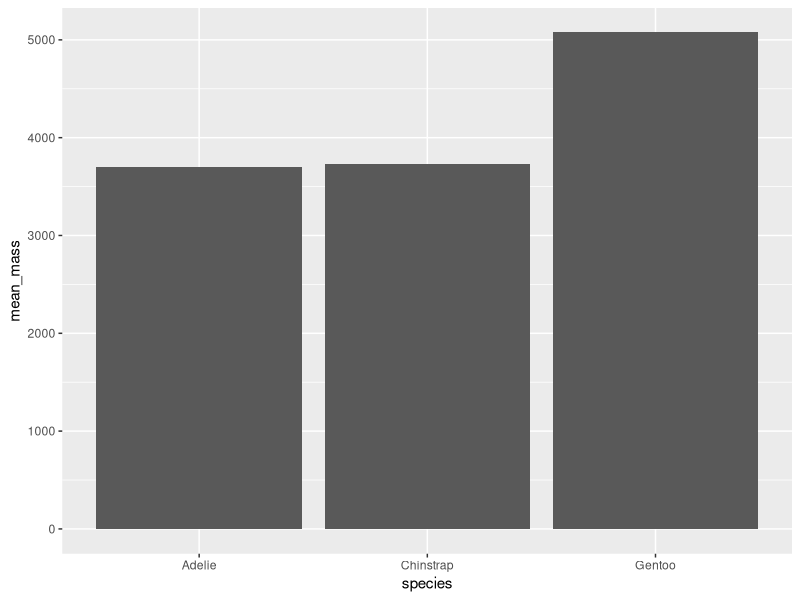
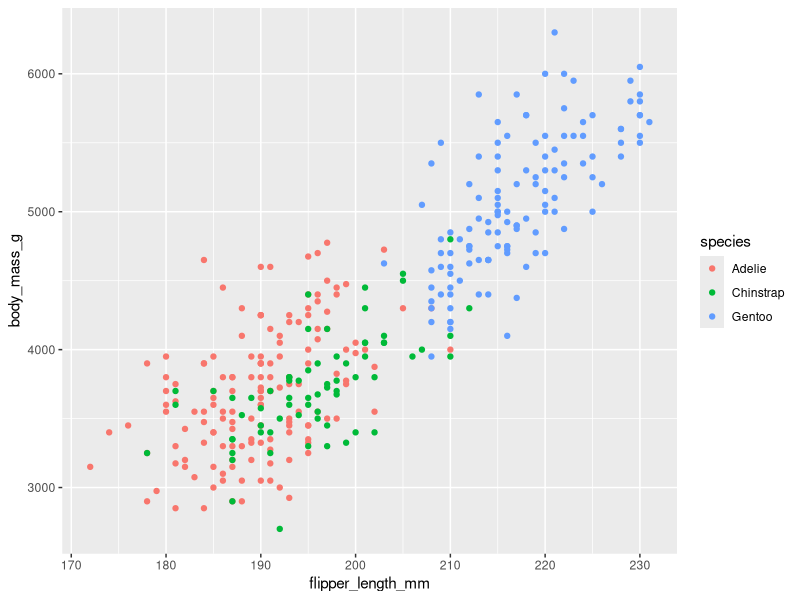

Write the R code that produced these figures, in order.
## ---- chunk 1
#| message: false
#| warning: false
library(tidyverse)
library(ggplot2)
library(palmerpenguins)
## ---- chunk 2
head(penguins)
## ---- chunk 3
#| fig-cap: "Figure 1: Body mass of penguins by species."
penguin_data <- penguins
penguin_data |> 
    group_by(species) |> 
    summarise(
    mean_mass = mean(body_mass_g, na.rm = TRUE)) |> 
    ggplot(aes(x = species, y = mean_mass)) +
    geom_col()
## ---- chunk 4
#| message: false
#| warning: false
#| fig-cap: " Figure 2: Body mass compared to flipper length of penguins"
ggplot(penguins, aes(x = flipper_length_mm, 
                     y = body_mass_g, 
                     color = species)) +
  geom_point()
